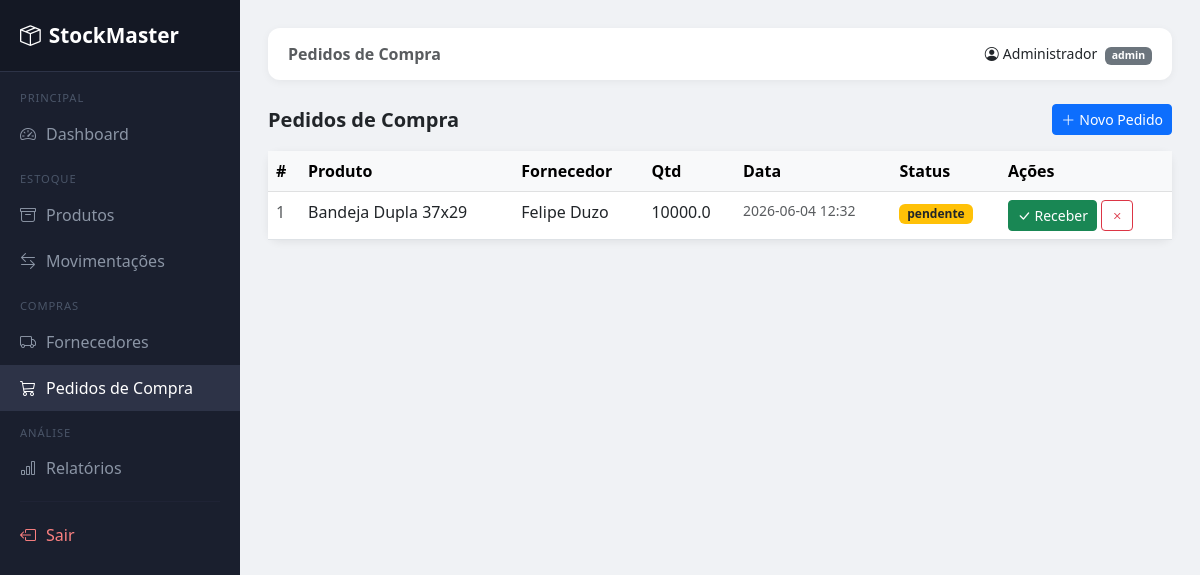
The app's page /compras/ (signed in), older data.
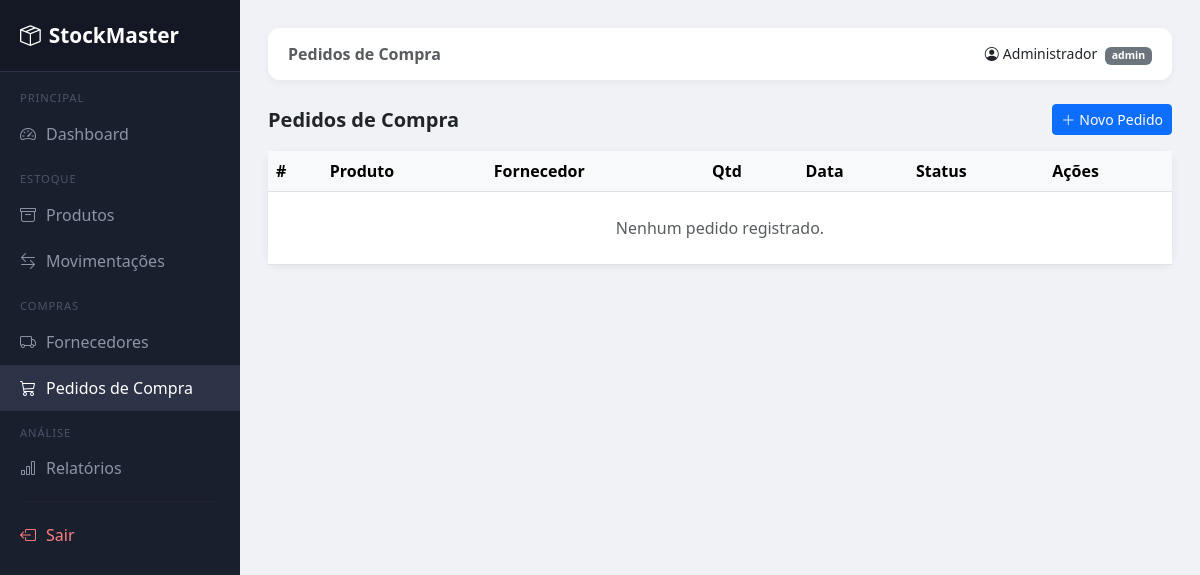
The same page, newer data.
### tables this page shows
CREATE TABLE compras (
            id              INTEGER PRIMARY KEY AUTOINCREMENT,
            produto_id      INTEGER NOT NULL,
            fornecedor_id   INTEGER NOT NULL,
            quantidade      REAL NOT NULL,
            data_pedido     TEXT NOT NULL,
            status          TEXT NOT NULL DEFAULT 'pendente'
                            CHECK(status IN ('pendente','recebido','cancelado')),
            FOREIGN KEY (produto_id)    REFERENCES produtos(id),
            FOREIGN KEY (fornecedor_id) REFERENCES fornecedores(id)
        );

CREATE TABLE produtos (
            id              INTEGER PRIMARY KEY AUTOINCREMENT,
            nome            TEXT NOT NULL,
            categoria       TEXT,
            descricao       TEXT,
            unidade         TEXT NOT NULL DEFAULT 'un',
            quantidade      REAL NOT NULL DEFAULT 0,
            estoque_minimo  REAL NOT NULL DEFAULT 5,
            preco           REAL DEFAULT 0.0,
            fornecedor_id   INTEGER,
            FOREIGN KEY (fornecedor_id) REFERENCES fornecedores(id)
        );

CREATE TABLE fornecedores (
            id      INTEGER PRIMARY KEY AUTOINCREMENT,
            nome    TEXT NOT NULL,
            contato TEXT,
            cnpj    TEXT UNIQUE
        );

### routes/compras.py (the view)
@compras_bp.route("/")
@login_required
def listar():
    conn = get_connection()
    compras = conn.execute("""
        SELECT c.*, p.nome AS produto, f.nome AS fornecedor
        FROM compras c
        JOIN produtos p ON c.produto_id = p.id
        JOIN fornecedores f ON c.fornecedor_id = f.id
        ORDER BY c.id DESC
    """).fetchall()
    conn.close()
    return render_template("compras/listar.html", compras=compras)

### app.py (called while the page is built)
@login_manager.user_loader
def load_user(user_id):
    conn = get_connection()
    user = conn.execute("SELECT * FROM usuarios WHERE id = ?", (user_id,)).fetchone()
    conn.close()
    if user:
        return User(user["id"], user["nome"], user["email"], user["perfil"])
    return None

### database.py (called while the page is built)
def get_connection():
    conn = sqlite3.connect(DB_PATH, check_same_thread=False)
    conn.execute("PRAGMA foreign_keys = ON")
    conn.row_factory = sqlite3.Row
    return conn

### templates/compras/listar.html
{% extends "base.html" %}
{% block page_title %}Pedidos de Compra{% endblock %}
{% block content %}
<div class="d-flex justify-content-between align-items-center mb-3">
  <h5 class="fw-bold mb-0">Pedidos de Compra</h5>
  <a href="/compras/nova" class="btn btn-primary btn-sm"><i class="bi bi-plus-lg me-1"></i>Novo Pedido</a>
</div>
<div class="card">
  <div class="card-body p-0">
    <table class="table table-hover mb-0">
      <thead class="table-light">
        <tr><th>#</th><th>Produto</th><th>Fornecedor</th><th>Qtd</th><th>Data</th><th>Status</th><th>Ações</th></tr>
      </thead>
      <tbody>
        {% for c in compras %}
        <tr>
          <td class="text-muted">{{ c.id }}</td>
          <td>{{ c.produto }}</td>
          <td>{{ c.fornecedor }}</td>
          <td>{{ c.quantidade }}</td>
          <td class="text-muted small">{{ c.data_pedido }}</td>
          <td>
            {% if c.status == 'pendente' %}
              <span class="badge bg-warning text-dark">pendente</span>
            {% elif c.status == 'recebido' %}
              <span class="badge bg-success">recebido</span>
            {% else %}
              <span class="badge bg-secondary">cancelado</span>
            {% endif %}
          </td>
          <td>
            {% if c.status == 'pendente' %}
            <a href="/compras/receber/{{ c.id }}" class="btn btn-sm btn-success"
               onclick="return confirm('Confirmar recebimento?')">
              <i class="bi bi-check-lg"></i> Receber
            </a>
            <a href="/compras/cancelar/{{ c.id }}" class="btn btn-sm btn-outline-danger"
               onclick="return confirm('Cancelar pedido?')">
              <i class="bi bi-x"></i>
            </a>
            {% endif %}
          </td>
        </tr>
        {% else %}
        <tr><td colspan="7" class="text-center text-muted py-4">Nenhum pedido registrado.</td></tr>
        {% endfor %}
      </tbody>
    </table>
  </div>
</div>
{% endblock %}

Row changes from the older to the newer data that the page shows:
removed compras: id "1", produto "Bandeja Dupla 37x29", fornecedor "Felipe Duzo", quantidade "10000.0", data_pedido "2026-06-04 12:32", status "pendente"
Text that changed along with them:
text now shown: "Nenhum pedido registrado."
